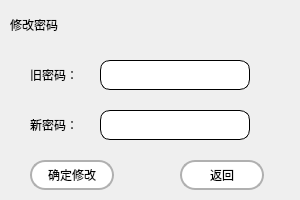
<?xml version="1.0" encoding="UTF-8"?>
<ui version="4.0">
 <class>changePS</class>
 <widget class="QWidget" name="changePS">
  <property name="geometry">
   <rect>
    <x>0</x>
    <y>0</y>
    <width>300</width>
    <height>200</height>
   </rect>
  </property>
  <property name="minimumSize">
   <size>
    <width>300</width>
    <height>200</height>
   </size>
  </property>
  <property name="maximumSize">
   <size>
    <width>300</width>
    <height>200</height>
   </size>
  </property>
  <property name="windowTitle">
   <string>Form</string>
  </property>
  <widget class="QPushButton" name="btnChange">
   <property name="geometry">
    <rect>
     <x>30</x>
     <y>160</y>
     <width>84</width>
     <height>30</height>
    </rect>
   </property>
   <property name="styleSheet">
    <string notr="true">QPushButton {
		color:rgb(0,0,0);
		border: 2px solid #b0b0b0;
background-color: rgb(255, 255, 255);
		border-radius:15px;
		min-width:80px
}QPushButton:hover{ 
color:rgb(255, 255, 255);
background-color: rgb(200, 200, 200);
border:2px solid  #b0b0b0;
border-radius:15px;
}
QPushButton:pressed{
color:rgb(0, 0, 0);
background-color: rgb(255, 255, 255);
border:2px solid  #b0b0b0;
border-radius:15px;
}</string>
   </property>
   <property name="text">
    <string>确定修改</string>
   </property>
  </widget>
  <widget class="QPushButton" name="btnCancel">
   <property name="geometry">
    <rect>
     <x>180</x>
     <y>160</y>
     <width>84</width>
     <height>30</height>
    </rect>
   </property>
   <property name="styleSheet">
    <string notr="true">QPushButton {
		color:rgb(0,0,0);
		border: 2px solid #b0b0b0;
background-color: rgb(255, 255, 255);
		border-radius:15px;
		min-width:80px
}QPushButton:hover{ 
color:rgb(255, 255, 255);
background-color: rgb(200, 200, 200);
border:2px solid  #b0b0b0;
border-radius:15px;
}
QPushButton:pressed{
color:rgb(0, 0, 0);
background-color: rgb(255, 255, 255);
border:2px solid  #b0b0b0;
border-radius:15px;
}</string>
   </property>
   <property name="text">
    <string>返回</string>
   </property>
  </widget>
  <widget class="QLineEdit" name="lineOld">
   <property name="geometry">
    <rect>
     <x>100</x>
     <y>60</y>
     <width>150</width>
     <height>30</height>
    </rect>
   </property>
   <property name="styleSheet">
    <string notr="true">color:rgb(0,0,0);
border: 1px solid #000000;
background-color: rgb(255, 255, 255);
border-radius:10px;
</string>
   </property>
  </widget>
  <widget class="QLineEdit" name="lineNew">
   <property name="geometry">
    <rect>
     <x>100</x>
     <y>110</y>
     <width>150</width>
     <height>30</height>
    </rect>
   </property>
   <property name="styleSheet">
    <string notr="true">color:rgb(0,0,0);
border: 1px solid #000000;
background-color: rgb(255, 255, 255);
border-radius:10px;
</string>
   </property>
  </widget>
  <widget class="QLabel" name="label">
   <property name="geometry">
    <rect>
     <x>30</x>
     <y>60</y>
     <width>60</width>
     <height>30</height>
    </rect>
   </property>
   <property name="text">
    <string>旧密码：</string>
   </property>
  </widget>
  <widget class="QLabel" name="label_2">
   <property name="geometry">
    <rect>
     <x>30</x>
     <y>110</y>
     <width>60</width>
     <height>30</height>
    </rect>
   </property>
   <property name="text">
    <string>新密码：</string>
   </property>
  </widget>
  <widget class="QLabel" name="label_3">
   <property name="geometry">
    <rect>
     <x>10</x>
     <y>10</y>
     <width>121</width>
     <height>30</height>
    </rect>
   </property>
   <property name="styleSheet">
    <string notr="true">font: 16pt &quot;宋体&quot;;</string>
   </property>
   <property name="text">
    <string>修改密码</string>
   </property>
  </widget>
  <widget class="QLabel" name="labUser">
   <property name="geometry">
    <rect>
     <x>140</x>
     <y>10</y>
     <width>131</width>
     <height>30</height>
    </rect>
   </property>
   <property name="styleSheet">
    <string notr="true">font: 11pt &quot;宋体&quot;;</string>
   </property>
   <property name="text">
    <string/>
   </property>
  </widget>
 </widget>
 <resources/>
 <connections/>
</ui>
